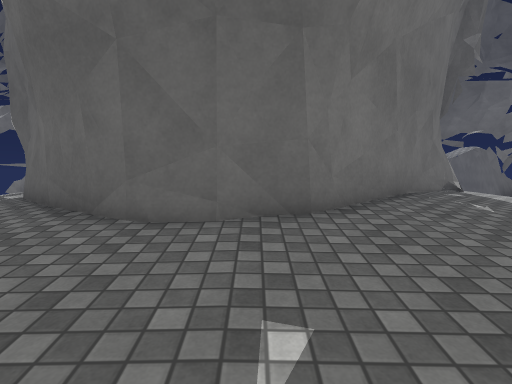
[1] (above)

24 first-person views from a walk through a scene from a Unity 3-D project. The camera is 1.3 m above the floor, tilts 4° down and sees 80° across. The floor is counted in squares, 1 m on a side. Each view is taken from the middle of a square. On the plan, view 1 faces up. The plan holds only what a view shows up to about 14 squares ahead; the rest is blank. The place goes on beyond the plan. Surface patterns are stand-ins for the level's own textures.

[2]
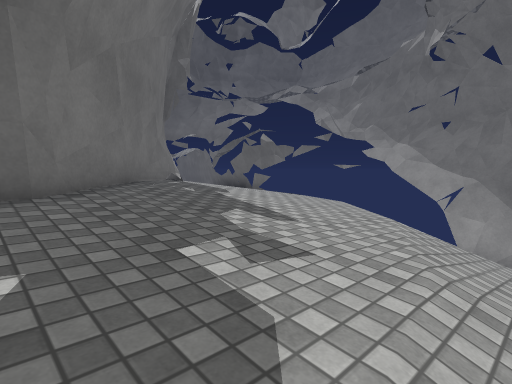

[3]
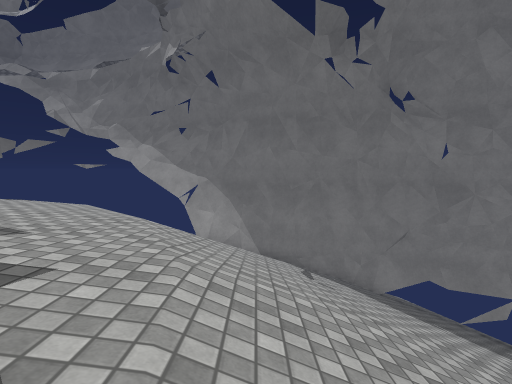

[4]
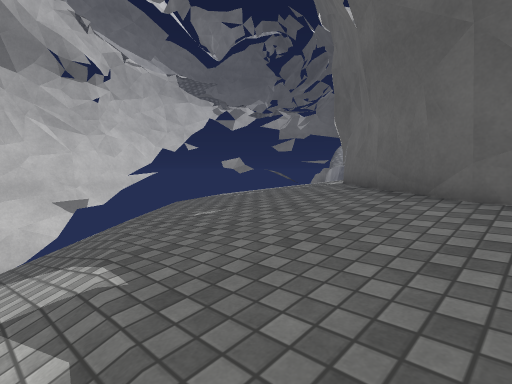

[5]
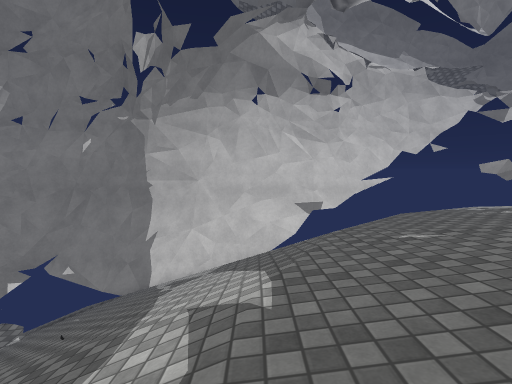

[6]
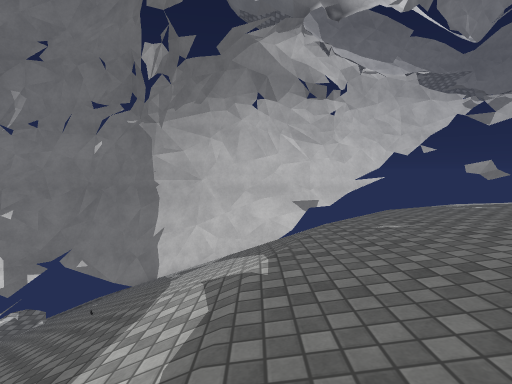

[7]
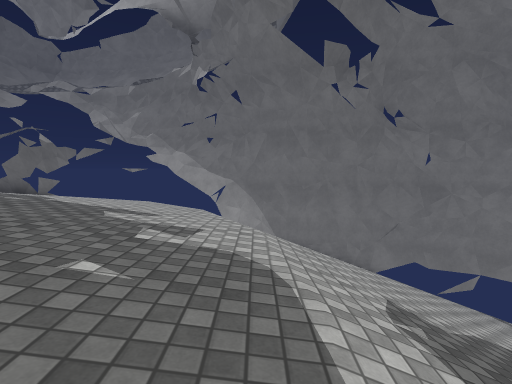

[8]
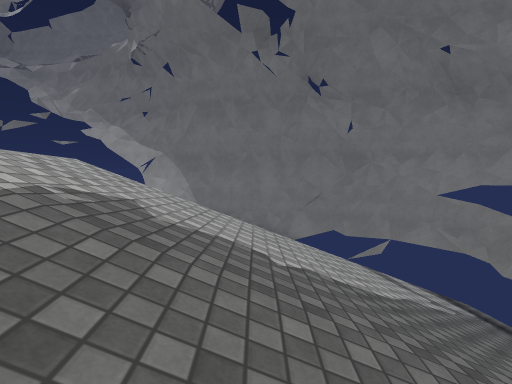

[9]
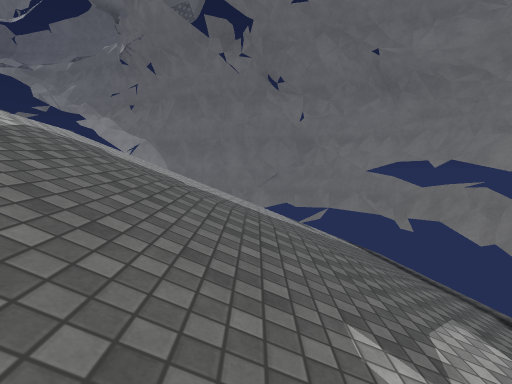

[10]
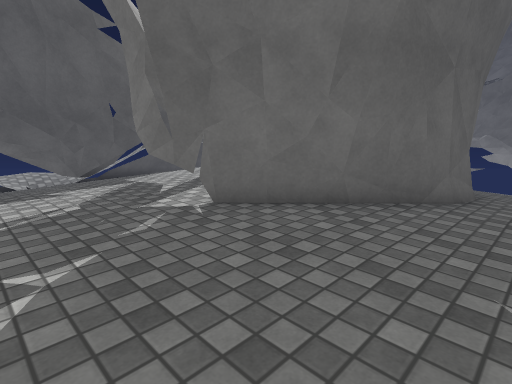

[11]
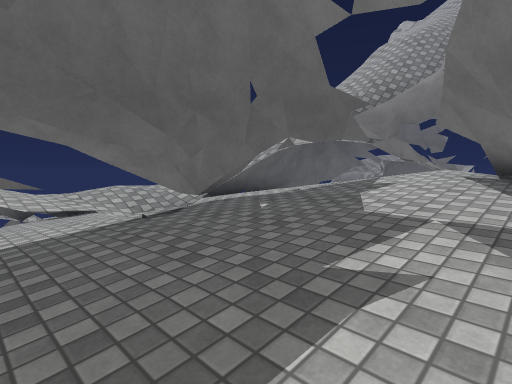

[12]
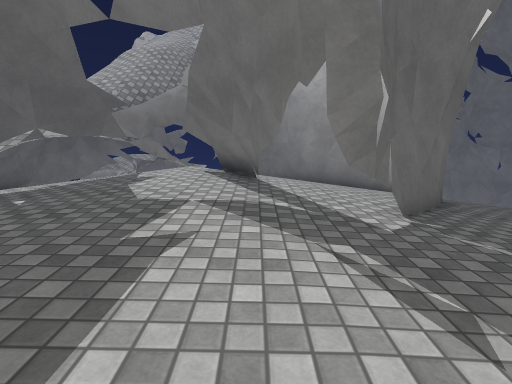

[13]
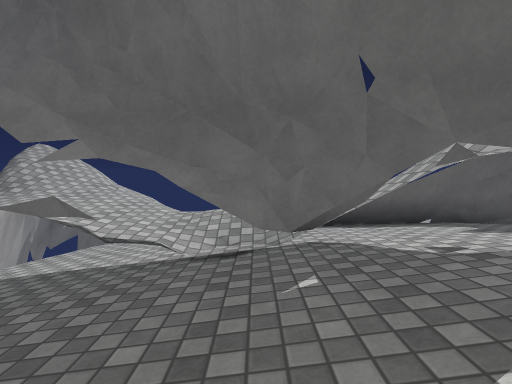

[14]
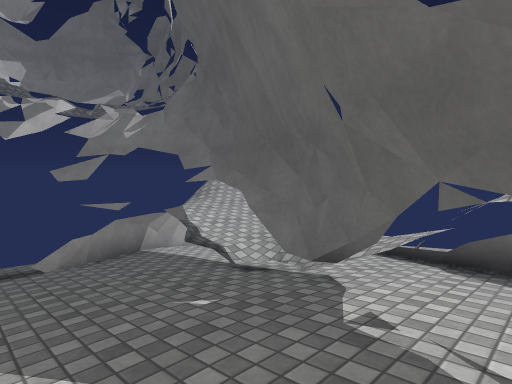

[15]
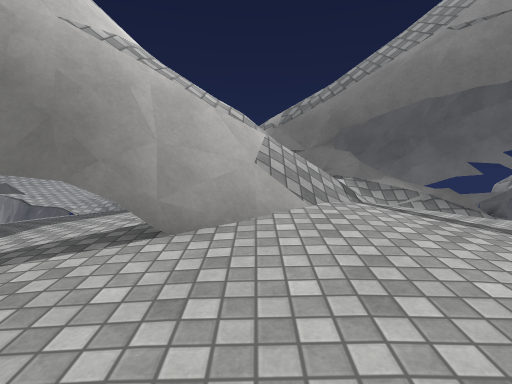

[16]
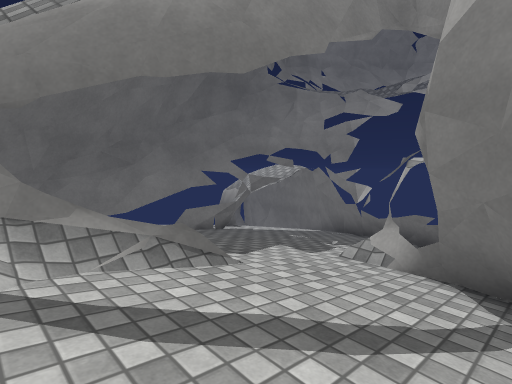

[17]
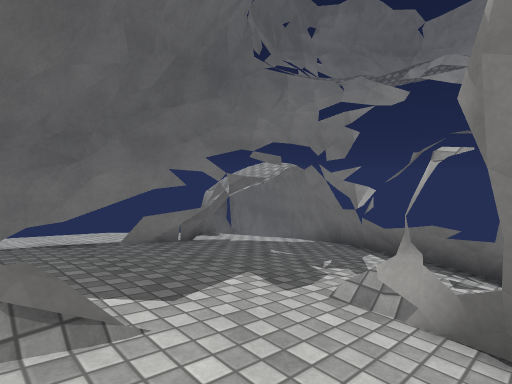

[18]
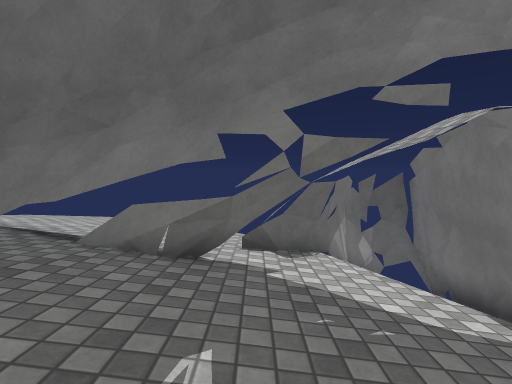

[19]
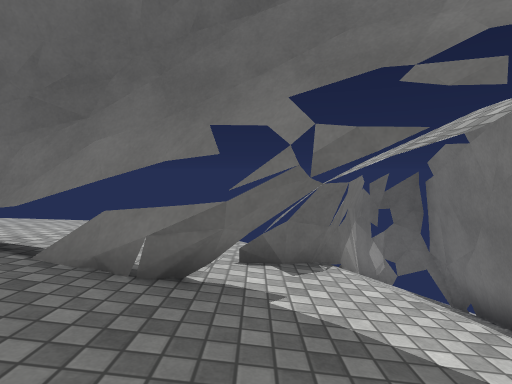

[20]
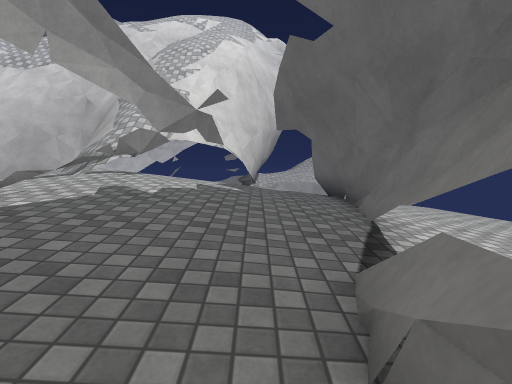

[21]
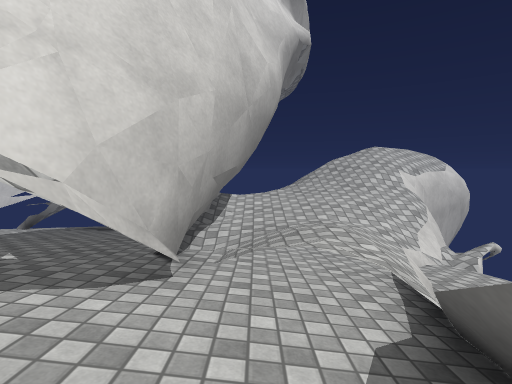

[22]
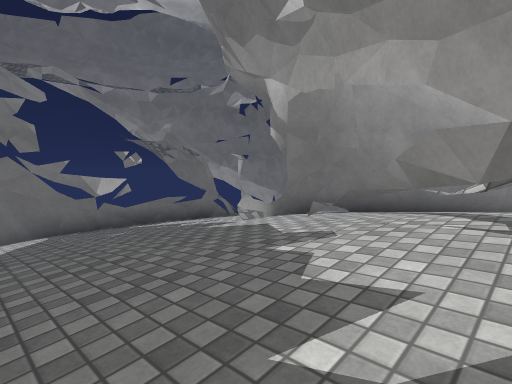

[23]
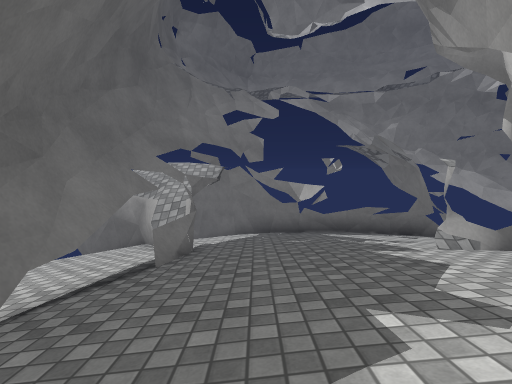

[24]
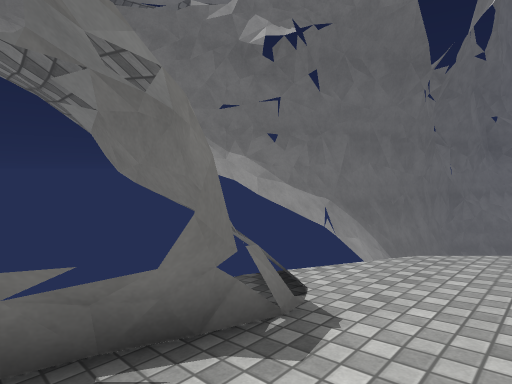

### Floor plan
Key: @ floor where view 1 was taken; # wall or solid block; x gap in a wall; . main floor; - floor 0.25 m lower than the main floor; : floor 0.5 m higher than the main floor; + floor 0.75 m higher than the main floor; _ floor 0.75 m lower than the main floor; * floor 2.5 m higher than the main floor; / step, stairs or slope; = window, fence, low wall or low ledge; ^ raised ledge; v drop or lower ground; T thing the floor can be seen under or through.
Columns run from 16 left of view 1 to 15 right of it. Each row starts with its distance up from view 1.
 25    #  =        ^^^
 24    ## v^^  ^ ^^^^^^^ ^      ^##^
 23  #  ^^^^^^ ^  ^^^^^^^^^^    ## ^
 22  #   ^^^^^^    ^^^^^^^^^   #/ /#
 21  ^# ^^^^^^^     ^^^^^^^^^^ #//#^
 20    ^^^^^^^^^^^^^^^###^^^^^^#//#
 19    ^^^^^^^^^^^^###..#####^x_//#
 18    ^^^^^^^^^^^ .......##=x#_//#
 17    ^##_-####^^^ .......--___/#^
 16     # _--...TT^:::......--___#
 15    ^=_--.....:T##::.....--__=^
 14     ##--.....::/##::....--__#
 13       --....::+*///#....--_##
 12       --....::+#//::.../.-_=
 11  ^^ __--....::#=/+::...#--##
 10    ##_--...###=:::::..#.--_##^
  9     _  --.....:::::..##.--_##
  8     ___--.#.......  ##.--__
  7     /___--##.....  ##..--___  =
  6      ___---##...  ##..--___/  =
  5      /___---#######.---____   =
  4 ^#    /___------.-----____/   #^
  3 ^#     /____--------_____/    #^
  2 ^##     /_______________/    ##
  1  ##    ///____________///    =^
  0  ^=    /////____@___//////   #^
 -1  ^#   ////////////////////   #^
 -2  ^#   ///////////////////// /#
 -3  ^#  ///////////////////////#^
 -4   ##////// /////////////////#^
 -5   ##////////////////////////#^
 -6   #=////////////////////////#^
 -7   ^# ////   /////////////// #^
 -8   ^#        /////////// // ##^
 -9    ^#^       //////////   ##^
-10    ^^         /////       #^
-11                          #^
-12                       ###^
-13                    ###^^^

Positions as (right, up) in squares from view 1, and headings:
1: (0, 0), facing up
2: (0, -1), facing up-right
3: (0, -1), facing right
4: (-1, -1), facing up-left
5: (-1, 0), facing left
6: (0, 0), facing left
7: (-3, 0), facing right
8: (-3, -4), facing right
9: (-6, -6), facing right
10: (-9, 3), facing up-right
11: (-10, 10), facing up-right
12: (-11, 10), facing right
13: (-6, 11), facing up
14: (-2, 12), facing up-left
15: (-1, 6), facing up
16: (1, 9), facing up-right
17: (3, 10), facing up-right
18: (9, 13), facing up
19: (9, 14), facing up
20: (9, 17), facing left
21: (-1, 18), facing left
22: (0, 18), facing down-right
23: (0, 16), facing right
24: (8, 12), facing down-right
